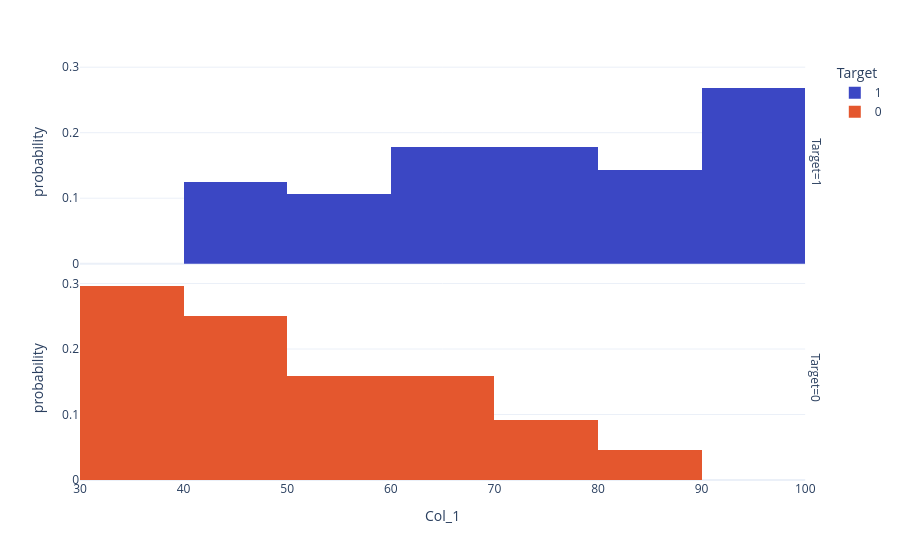
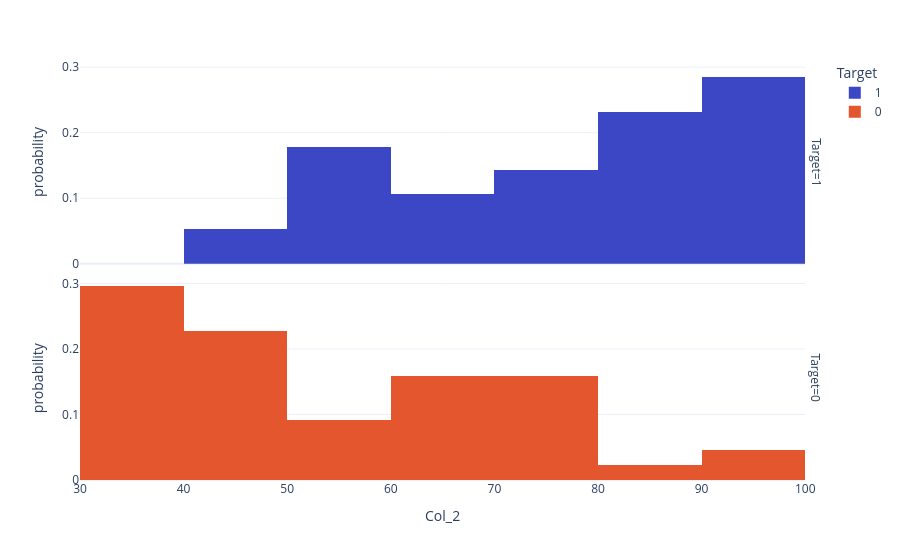

The notebook cell saved with these charts, in order:
### Markdown cell above
6. Do you think that the two variables "Col_1" and "Col_2" would be good predictors of the target?

### Code cell
# Univariate analysis
# Distribution of each numeric variable
num_features = ['Col_1', 'Col_2']
for f in num_features:
    fig = px.histogram(data, f, color = 'Target', facet_row = 'Target', histnorm = 'probability')
    fig.show()

### Figure 1 — Plotly figure (JSON) as saved in the notebook; plotly's stock layout.template omitted (floating-point values rounded to 4 significant figures)
{"data": [{"bingroup": "x", "histnorm": "probability", "hovertemplate": "Target=1<br>Col_1=%{x}<br>probability=%{y}<extra></extra>", "legendgroup": "1", "marker": {"color": "#3B47C4", "pattern": {"shape": ""}}, "name": "1", "orientation": "v", "showlegend": true, "type": "histogram", "x": [73.76, 92.8, 84.3, 51.01, 91.15, 87.49, 85.79, 62.76, 51.21, 49.49, 61.16, 68.74, 99.69, 73.55, 99.23, 72.88, 66.04, 94.2, 64.78, 78.44, 44.04, 55.87, 88.1, 48.73, 91.62, 65.69, 89.3, 74.78, 81.92, 90.99, 71.87, 57.13, 52.61, 40.51, 87.14, 98.51, 72.35, 74.66, 77.35, 60.82, 46.77, 97.75, 45.05, 77.02, 51.03, 91.19, 89.16, 96.15, 93.27, 69.88, 43.47, 94.95, 68.66, 91.88, 91.34, 68.33], "xaxis": "x2", "yaxis": "y2"}, {"bingroup": "x", "histnorm": "probability", "hovertemplate": "Target=0<br>Col_1=%{x}<br>probability=%{y}<extra></extra>", "legendgroup": "0", "marker": {"color": "#E4572E", "pattern": {"shape": ""}}, "name": "0", "orientation": "v", "showlegend": true, "type": "histogram", "x": [45.76, 30.37, 47.84, 65.32, 85.49, 45.07, 41.21, 33.08, 32.5, 62.63, 74.05, 65.99, 47.33, 30.83, 43.47, 30.26, 40.81, 36.4, 67.88, 65.54, 55.29, 34.15, 56.56, 71.3, 40.56, 58.17, 36.77, 76.36, 39.21, 40.18, 42.64, 74.91, 69.88, 56.34, 58.77, 46.76, 32.66, 62.74, 52.55, 82.59, 31.76, 56.05, 32.12, 38.6], "xaxis": "x", "yaxis": "y"}], "layout": {"annotations": [{"font": {}, "showarrow": false, "text": "Target=0", "textangle": 90, "x": 0.98, "xanchor": "left", "xref": "paper", "y": 0.2425, "yanchor": "middle", "yref": "paper"}, {"font": {}, "showarrow": false, "text": "Target=1", "textangle": 90, "x": 0.98, "xanchor": "left", "xref": "paper", "y": 0.7575, "yanchor": "middle", "yref": "paper"}], "barmode": "relative", "legend": {"title": {"text": "Target"}, "tracegroupgap": 0}, "margin": {"t": 60}, "xaxis": {"anchor": "y", "domain": [0.0, 0.98], "title": {"text": "Col_1"}}, "xaxis2": {"anchor": "y2", "domain": [0.0, 0.98], "matches": "x", "showticklabels": false}, "yaxis": {"anchor": "x", "domain": [0.0, 0.485], "title": {"text": "probability"}}, "yaxis2": {"anchor": "x2", "domain": [0.515, 1.0], "matches": "y", "title": {"text": "probability"}}}}

### Figure 2 — Plotly figure (JSON) as saved in the notebook; plotly's stock layout.template omitted (floating-point values rounded to 4 significant figures)
{"data": [{"bingroup": "x", "histnorm": "probability", "hovertemplate": "Target=1<br>Col_2=%{x}<br>probability=%{y}<extra></extra>", "legendgroup": "1", "marker": {"color": "#3B47C4", "pattern": {"shape": ""}}, "name": "1", "orientation": "v", "showlegend": true, "type": "histogram", "x": [97.7, 76.04, 59.98, 91.1, 54.09, 77.86, 54.88, 66.34, 83.57, 93.64, 95.34, 82.71, 86.74, 59.32, 87.07, 85.51, 45.85, 55.42, 96.37, 96.64, 61.11, 98.63, 66.48, 81.99, 70.65, 59.87, 91.47, 58.82, 94.59, 96.57, 86.42, 80.2, 74.07, 98.01, 53.29, 44.2, 44.9, 94.08, 88.81, 72.26, 63.54, 51.47, 97.29, 62.61, 73.97, 74.47, 58.81, 83.48, 87.07, 81.1, 93.93, 86.14, 91.44, 94.09, 69.69, 71.33], "xaxis": "x2", "yaxis": "y2"}, {"bingroup": "x", "histnorm": "probability", "hovertemplate": "Target=0<br>Col_2=%{x}<br>probability=%{y}<extra></extra>", "legendgroup": "0", "marker": {"color": "#E4572E", "pattern": {"shape": ""}}, "name": "0", "orientation": "v", "showlegend": true, "type": "histogram", "x": [66.66, 71.32, 40.57, 30.36, 39.57, 31.0, 73.99, 65.91, 80.81, 43.9, 42.56, 54.22, 70.13, 53.8, 49.01, 66.09, 92.76, 34.81, 60.1, 66.37, 47.57, 77.35, 57.88, 33.55, 37.87, 71.63, 76.15, 42.87, 34.33, 37.92, 66.63, 33.27, 32.12, 31.42, 47.69, 47.4, 43.13, 32.73, 41.62, 77.45, 31.48, 51.74, 95.68, 67.69], "xaxis": "x", "yaxis": "y"}], "layout": {"annotations": [{"font": {}, "showarrow": false, "text": "Target=0", "textangle": 90, "x": 0.98, "xanchor": "left", "xref": "paper", "y": 0.2425, "yanchor": "middle", "yref": "paper"}, {"font": {}, "showarrow": false, "text": "Target=1", "textangle": 90, "x": 0.98, "xanchor": "left", "xref": "paper", "y": 0.7575, "yanchor": "middle", "yref": "paper"}], "barmode": "relative", "legend": {"title": {"text": "Target"}, "tracegroupgap": 0}, "margin": {"t": 60}, "xaxis": {"anchor": "y", "domain": [0.0, 0.98], "title": {"text": "Col_2"}}, "xaxis2": {"anchor": "y2", "domain": [0.0, 0.98], "matches": "x", "showticklabels": false}, "yaxis": {"anchor": "x", "domain": [0.0, 0.485], "title": {"text": "probability"}}, "yaxis2": {"anchor": "x2", "domain": [0.515, 1.0], "matches": "y", "title": {"text": "probability"}}}}
